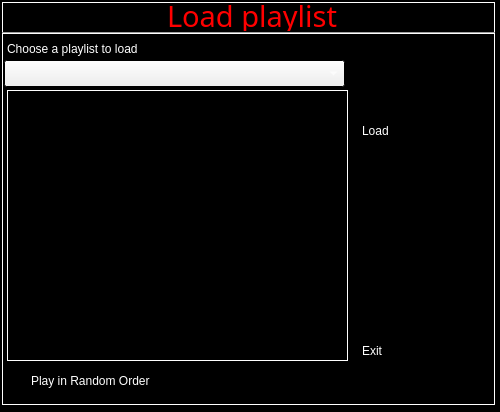
<?xml version="1.0" encoding="UTF-8"?>
<ui version="4.0">
 <class>frmLoadPlaylist</class>
 <widget class="QDialog" name="frmLoadPlaylist">
  <property name="geometry">
   <rect>
    <x>0</x>
    <y>0</y>
    <width>500</width>
    <height>412</height>
   </rect>
  </property>
  <property name="palette">
   <palette>
    <active>
     <colorrole role="WindowText">
      <brush brushstyle="SolidPattern">
       <color alpha="255">
        <red>255</red>
        <green>255</green>
        <blue>255</blue>
       </color>
      </brush>
     </colorrole>
     <colorrole role="Text">
      <brush brushstyle="SolidPattern">
       <color alpha="255">
        <red>255</red>
        <green>255</green>
        <blue>255</blue>
       </color>
      </brush>
     </colorrole>
     <colorrole role="ButtonText">
      <brush brushstyle="SolidPattern">
       <color alpha="255">
        <red>255</red>
        <green>255</green>
        <blue>255</blue>
       </color>
      </brush>
     </colorrole>
     <colorrole role="Base">
      <brush brushstyle="SolidPattern">
       <color alpha="255">
        <red>0</red>
        <green>0</green>
        <blue>0</blue>
       </color>
      </brush>
     </colorrole>
     <colorrole role="Window">
      <brush brushstyle="SolidPattern">
       <color alpha="255">
        <red>0</red>
        <green>0</green>
        <blue>0</blue>
       </color>
      </brush>
     </colorrole>
    </active>
    <inactive>
     <colorrole role="WindowText">
      <brush brushstyle="SolidPattern">
       <color alpha="255">
        <red>255</red>
        <green>255</green>
        <blue>255</blue>
       </color>
      </brush>
     </colorrole>
     <colorrole role="Text">
      <brush brushstyle="SolidPattern">
       <color alpha="255">
        <red>255</red>
        <green>255</green>
        <blue>255</blue>
       </color>
      </brush>
     </colorrole>
     <colorrole role="ButtonText">
      <brush brushstyle="SolidPattern">
       <color alpha="255">
        <red>255</red>
        <green>255</green>
        <blue>255</blue>
       </color>
      </brush>
     </colorrole>
     <colorrole role="Base">
      <brush brushstyle="SolidPattern">
       <color alpha="255">
        <red>0</red>
        <green>0</green>
        <blue>0</blue>
       </color>
      </brush>
     </colorrole>
     <colorrole role="Window">
      <brush brushstyle="SolidPattern">
       <color alpha="255">
        <red>0</red>
        <green>0</green>
        <blue>0</blue>
       </color>
      </brush>
     </colorrole>
    </inactive>
    <disabled>
     <colorrole role="WindowText">
      <brush brushstyle="SolidPattern">
       <color alpha="255">
        <red>122</red>
        <green>122</green>
        <blue>122</blue>
       </color>
      </brush>
     </colorrole>
     <colorrole role="Text">
      <brush brushstyle="SolidPattern">
       <color alpha="255">
        <red>122</red>
        <green>122</green>
        <blue>122</blue>
       </color>
      </brush>
     </colorrole>
     <colorrole role="ButtonText">
      <brush brushstyle="SolidPattern">
       <color alpha="255">
        <red>122</red>
        <green>122</green>
        <blue>122</blue>
       </color>
      </brush>
     </colorrole>
     <colorrole role="Base">
      <brush brushstyle="SolidPattern">
       <color alpha="255">
        <red>0</red>
        <green>0</green>
        <blue>0</blue>
       </color>
      </brush>
     </colorrole>
     <colorrole role="Window">
      <brush brushstyle="SolidPattern">
       <color alpha="255">
        <red>0</red>
        <green>0</green>
        <blue>0</blue>
       </color>
      </brush>
     </colorrole>
    </disabled>
   </palette>
  </property>
  <property name="windowTitle">
   <string>Dialog</string>
  </property>
  <widget class="QFrame" name="frame">
   <property name="geometry">
    <rect>
     <x>2</x>
     <y>2</y>
     <width>493</width>
     <height>403</height>
    </rect>
   </property>
   <property name="frameShape">
    <enum>QFrame::Box</enum>
   </property>
   <property name="frameShadow">
    <enum>QFrame::Plain</enum>
   </property>
   <widget class="QTextEdit" name="txtTracks">
    <property name="geometry">
     <rect>
      <x>5</x>
      <y>88</y>
      <width>341</width>
      <height>271</height>
     </rect>
    </property>
    <property name="frameShape">
     <enum>QFrame::Box</enum>
    </property>
    <property name="frameShadow">
     <enum>QFrame::Plain</enum>
    </property>
    <property name="readOnly">
     <bool>true</bool>
    </property>
   </widget>
   <widget class="QCheckBox" name="chkRandom">
    <property name="geometry">
     <rect>
      <x>10</x>
      <y>368</y>
      <width>321</width>
      <height>22</height>
     </rect>
    </property>
    <property name="styleSheet">
     <string notr="true">background:black;
color:white
</string>
    </property>
    <property name="text">
     <string>Play in Random Order</string>
    </property>
   </widget>
   <widget class="SKG_Button" name="btnLoad">
    <property name="geometry">
     <rect>
      <x>360</x>
      <y>88</y>
      <width>121</width>
      <height>81</height>
     </rect>
    </property>
    <property name="autoFillBackground">
     <bool>true</bool>
    </property>
    <property name="text">
     <string>Load</string>
    </property>
   </widget>
   <widget class="QLabel" name="label_2">
    <property name="geometry">
     <rect>
      <x>5</x>
      <y>38</y>
      <width>341</width>
      <height>17</height>
     </rect>
    </property>
    <property name="text">
     <string>Choose a playlist to load</string>
    </property>
   </widget>
   <widget class="QComboBox" name="cmbPlaylists">
    <property name="geometry">
     <rect>
      <x>2</x>
      <y>58</y>
      <width>341</width>
      <height>27</height>
     </rect>
    </property>
   </widget>
   <widget class="QLabel" name="label">
    <property name="geometry">
     <rect>
      <x>0</x>
      <y>-2</y>
      <width>500</width>
      <height>31</height>
     </rect>
    </property>
    <property name="palette">
     <palette>
      <active>
       <colorrole role="WindowText">
        <brush brushstyle="SolidPattern">
         <color alpha="255">
          <red>255</red>
          <green>0</green>
          <blue>0</blue>
         </color>
        </brush>
       </colorrole>
      </active>
      <inactive>
       <colorrole role="WindowText">
        <brush brushstyle="SolidPattern">
         <color alpha="255">
          <red>255</red>
          <green>0</green>
          <blue>0</blue>
         </color>
        </brush>
       </colorrole>
      </inactive>
      <disabled>
       <colorrole role="WindowText">
        <brush brushstyle="SolidPattern">
         <color alpha="255">
          <red>133</red>
          <green>131</green>
          <blue>127</blue>
         </color>
        </brush>
       </colorrole>
      </disabled>
     </palette>
    </property>
    <property name="font">
     <font>
      <family>Digital-7</family>
      <pointsize>22</pointsize>
     </font>
    </property>
    <property name="text">
     <string>Load playlist</string>
    </property>
    <property name="alignment">
     <set>Qt::AlignCenter</set>
    </property>
   </widget>
   <widget class="SKG_Button" name="btnExit">
    <property name="geometry">
     <rect>
      <x>360</x>
      <y>308</y>
      <width>121</width>
      <height>81</height>
     </rect>
    </property>
    <property name="autoFillBackground">
     <bool>true</bool>
    </property>
    <property name="text">
     <string>Exit</string>
    </property>
   </widget>
   <widget class="Line" name="line">
    <property name="geometry">
     <rect>
      <x>0</x>
      <y>30</y>
      <width>500</width>
      <height>3</height>
     </rect>
    </property>
    <property name="orientation">
     <enum>Qt::Horizontal</enum>
    </property>
   </widget>
  </widget>
 </widget>
 <customwidgets>
  <customwidget>
   <class>SKG_Button</class>
   <extends>QLabel</extends>
   <header>skg_button.h</header>
  </customwidget>
 </customwidgets>
 <resources/>
 <connections/>
</ui>
